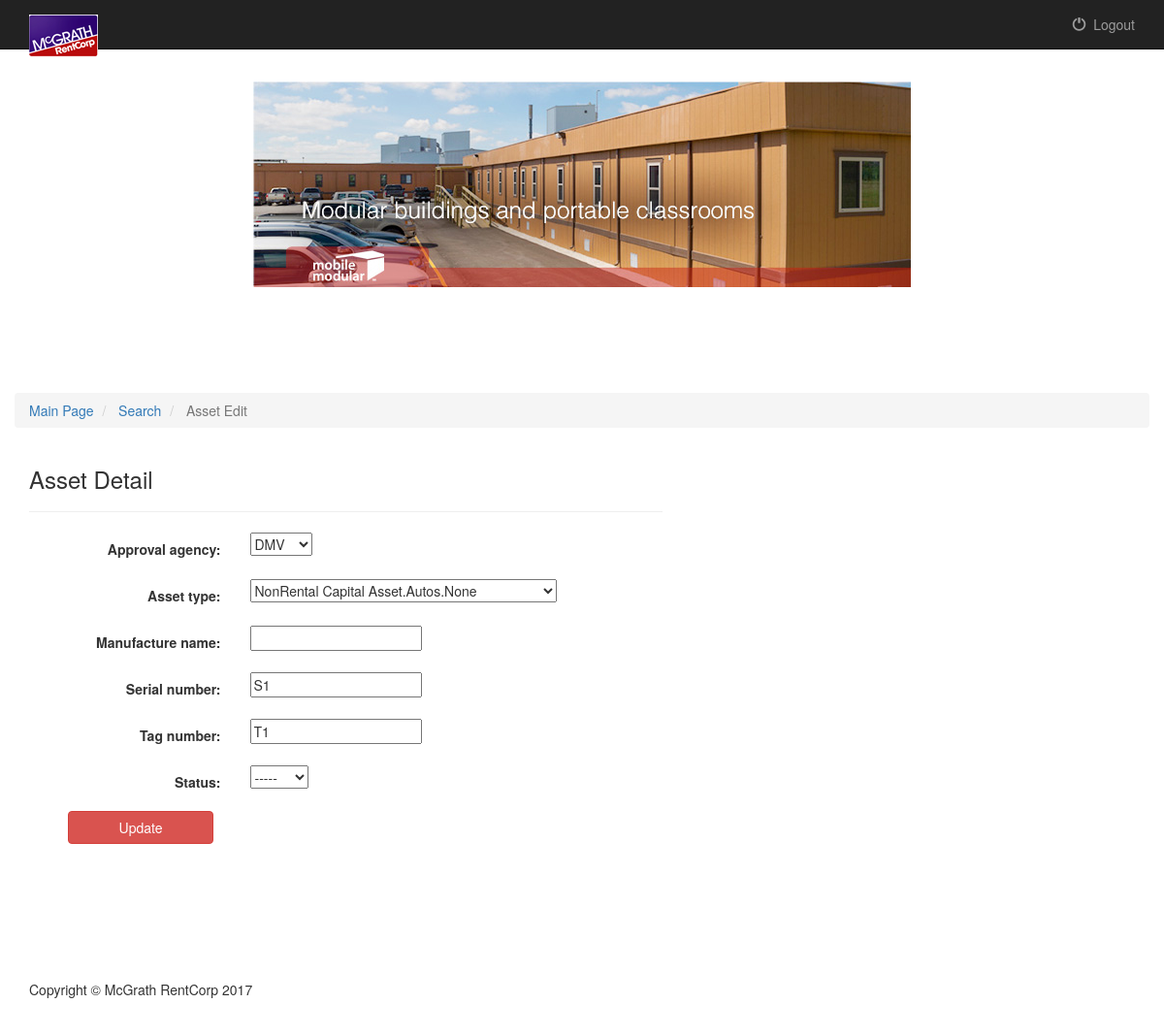
Page /Documents/main/search/assetEdit/1/ (signed in) on the earlier database version.
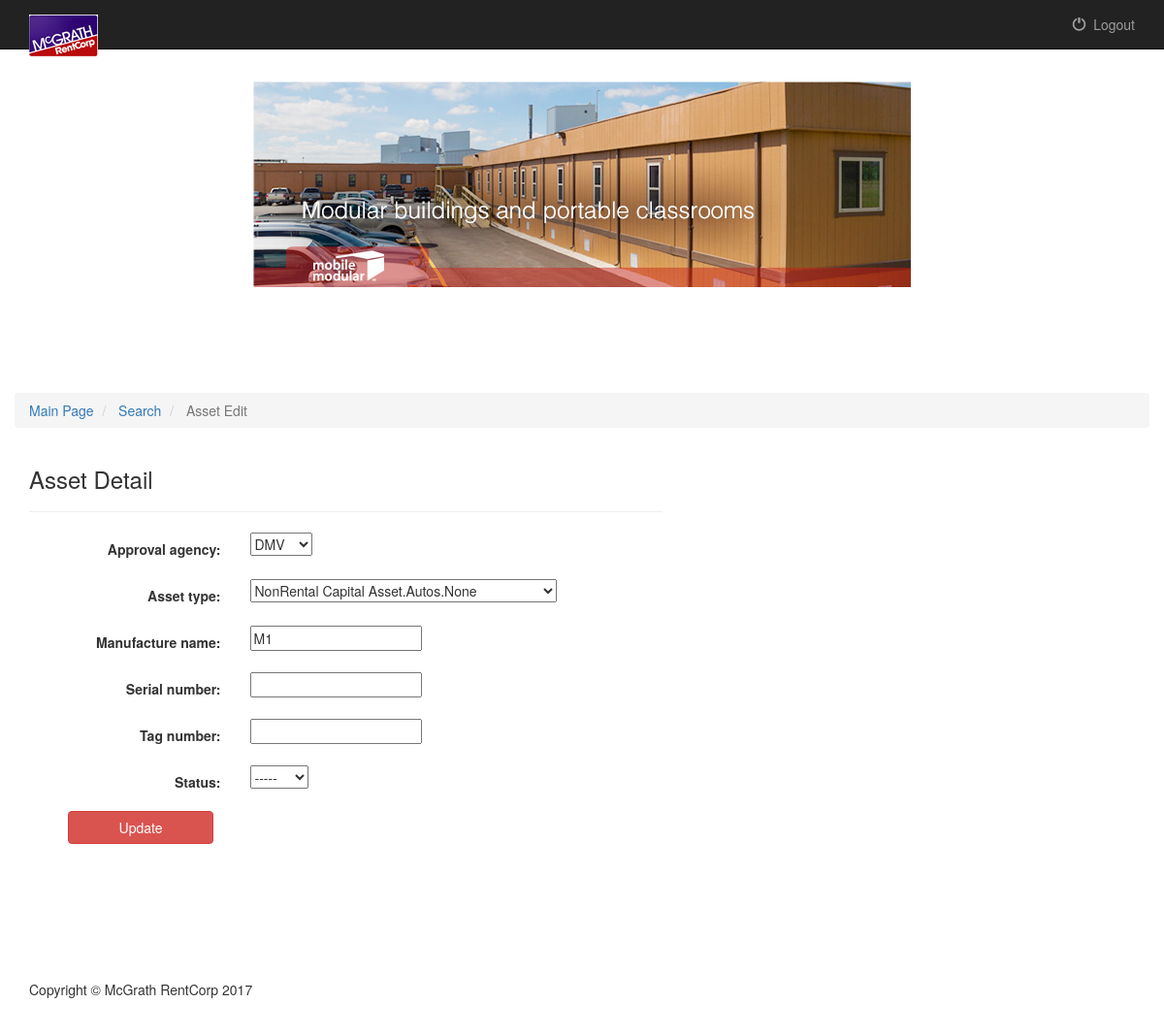
Same page on the later database version.
### Documents/models.py (models this page shows, shortened)
class ApprovalAgency(models.Model):
    approval_agency = models.CharField(max_length = 500)
    def __str__(self):
        return self.approval_agency

class AssetType(models.Model):
    approval_agency = models.ForeignKey(ApprovalAgency)
    asset_type = models.CharField(max_length = 500)
    def __str__(self):
        return self.asset_type

class Asset(models.Model):
    approval_agency = models.ForeignKey(ApprovalAgency)
    asset_type = models.ForeignKey(AssetType)
    manufacture_name = models.CharField(max_length = 500, blank = True)
    serial_number = models.CharField(max_length = 500, blank = True)
    tag_number = models.CharField(max_length = 500, blank = True)
    status = models.CharField(max_length = 500, choices = StatusChoices, blank =True)

### Documents/views.py (the view, shortened to what this page needs)
# urls.py: url(r'^main/search/assetEdit/(?P<pk>[0-9]+)/$', views.AssetEditView.as_view(), name='assetEdit'),
@method_decorator(login_required, name='dispatch')
class AssetEditView(UpdateView):
    model = Asset
    fields = ['approval_agency', 'asset_type', 'manufacture_name', 'serial_number', 'tag_number', 'status']
    template_name = 'Documents/assetEdit.html'

### Documents/templates/Documents/assetEdit.html (shortened to what this page needs)
{% extends 'Documents/base.html' %}
{% block link %} ref="{% url 'Documents:main' %}"{% endblock %}
{% block body %}
<section>
	<div class="container">
	    <div class="row row-content">
			<ol class="breadcrumb">
				<li	class="breadcrumb-item">
					<a href=" {% url 'Documents:main' %}">Main Page</a>
				</li>
				<li	class="breadcrumb-item">
					<a href=" {% url 'Documents:search' %}">Search</a>
				</li>
				<li	class="breadcrumb-item active">
					Asset Edit
				</li>
			</ol>
		</div>
		<div class="row">
			<div class="col-sm-12 col-md-7">
				<h3>Asset Detail</h3>
				<hr>
				<form class="form-horizontal" action="" method="post">
				{% include 'Documents/form-template.html' %}
					<div class="form-group" style="margin-left: 40px"">
						<button id="asset_update_submit_button" type="submit" class="btn btn-danger">Update</button>
					</div>
				</form>
			</div>
		</div>
	</div>
</section>
{% endblock %}

### Documents/templates/Documents/base.html (shortened to what this page needs)
<!DOCTYPE html>
<html lang="en">
<head>
<title>McGrath RentCorp</title> {% load staticfiles %}
<link rel="stylesheet" href="//code.jquery.com/ui/1.12.1/themes/base/jquery-ui.css">
<link rel="stylesheet" href="{% static 'Documents/css/bootstrap.min.css' %}" />
<link rel="stylesheet" href="{% static 'Documents/css/styles.css' %}" />
<link rel="stylesheet" href="{% static 'Documents/fonts/font-awesome.min.css' %}" />
</head>
<body>
	<nav class="navbar navbar-inverse navbar-fixed-top" role="navigation">
		<div class="container">
			<div class="navbar-header">
				<a class="navbar-brand" {% block link %}href="{% url 'Documents:main' %}"{% endblock %}><img
					src="{% static 'Documents/images/logo.png' %}"></a>
			</div>
			<div class="collapse navbar-collapse" id="topNavBar">
				<ul class="nav navbar-nav  navbar-right">
					<li><a href="{% url 'Documents:logout' %}"> <span class="glyphicon glyphicon-off"
							aria-hidden="true"></span>&nbsp; Logout
					</a></li>
				</ul>
			</div>
		</div>
	</nav>
	<header class="image-bg-fluid-height"> </header>
{% block body %}
{% endblock %}
</body>
<footer>
	<div class="container">
		<div class="row">
			<div class="col-lg-12">
				<p>Copyright &copy; McGrath RentCorp 2017</p>
			</div>
		</div>
	</div>
</footer>
</html>

### Documents/templates/Documents/form-template.html (shortened to what this page needs)
{% for field in form %}
    <div class="form-group">
        <div class="col-sm-offset-2 col-sm-10">
        </div>
        <label class="control-label col-sm-4">{{ field.label_tag }}</label>
        <div class="col-sm-8">{{ field }}</div>
    </div>
{% endfor %}

### Documents/static/Documents/css/styles.css (style rules this page uses)
body { margin-top: 50px; }
.image-bg-fluid-height, .image-bg-fixed-height { text-align: center; -webkit-background-size: cover; -moz-background-size: cover; background-size: cover; -o-background-size: cover; }
.image-bg-fluid-height { background: url('../images/backgroundPic.jpg') no-repeat center center scroll; padding: 140px 0; }
section { padding: 75px 0; }
footer { margin: 50px 0; }
button { width: 150px; }

Differences in the rows shown:
changed Asset: manufacture_name (not shown) → "M1"; serial_number "S1" → (not shown); tag_number "T1" → (not shown)
